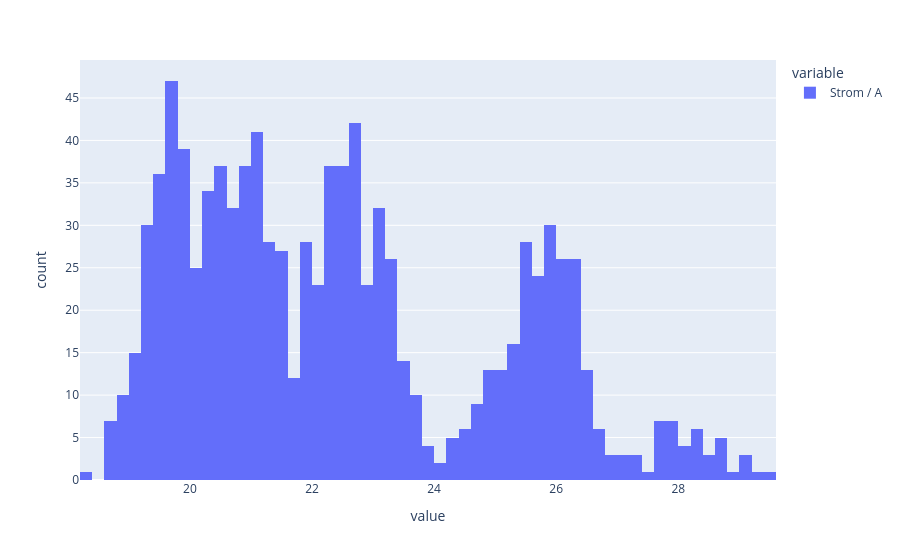

The notebook cell this image was saved under:
### Markdown cell above
<span style="color:#FF5F00"><b>AUFGABE 2:</b></span><br>
Versuchen Sie, mit der Histogramm-Funktion zu spielen: stellen Sie selbständig ein Histogramm von der Stromaufnahme in Ampere dar. Was fällt Ihnen an dieser Verteilung auf?

### Code cell
df["Strom / A"].plot(kind="histogram", nbins=100)

### Figure 1 — Plotly figure (JSON) as saved in the notebook; plotly's stock layout.template omitted (floating-point values rounded to 4 significant figures; data arrays with more than 128 entries replaced by an {"elided": "..."} marker saying what was removed)
{"data": [{"bingroup": "x", "hovertemplate": "variable=Strom / A<br>value=%{x}<br>count=%{y}<extra></extra>", "legendgroup": "Strom / A", "marker": {"color": "#636efa", "pattern": {"shape": ""}}, "name": "Strom / A", "nbinsx": 100, "orientation": "v", "showlegend": true, "type": "histogram", "x": {"elided": "1000 float values"}, "xaxis": "x", "yaxis": "y"}], "layout": {"barmode": "relative", "legend": {"title": {"text": "variable"}, "tracegroupgap": 0}, "margin": {"t": 60}, "xaxis": {"anchor": "y", "domain": [0, 1], "title": {"text": "value"}}, "yaxis": {"anchor": "x", "domain": [0, 1], "title": {"text": "count"}}}}
